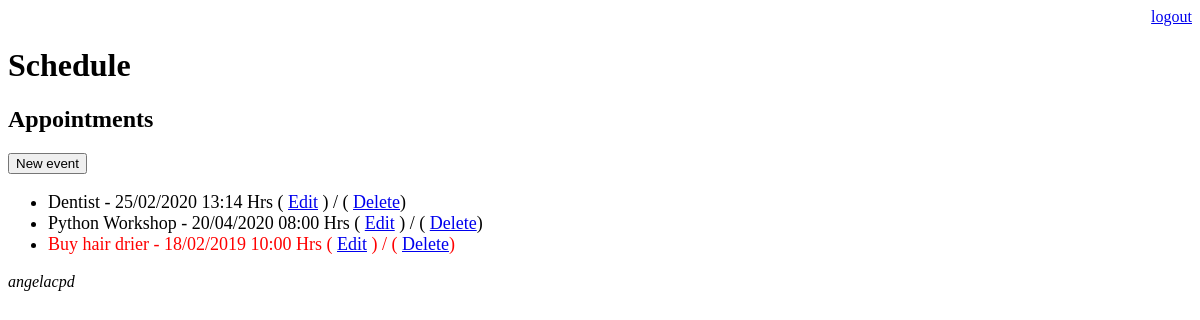
The page /schedule/ (signed in) on the database as committed earlier.
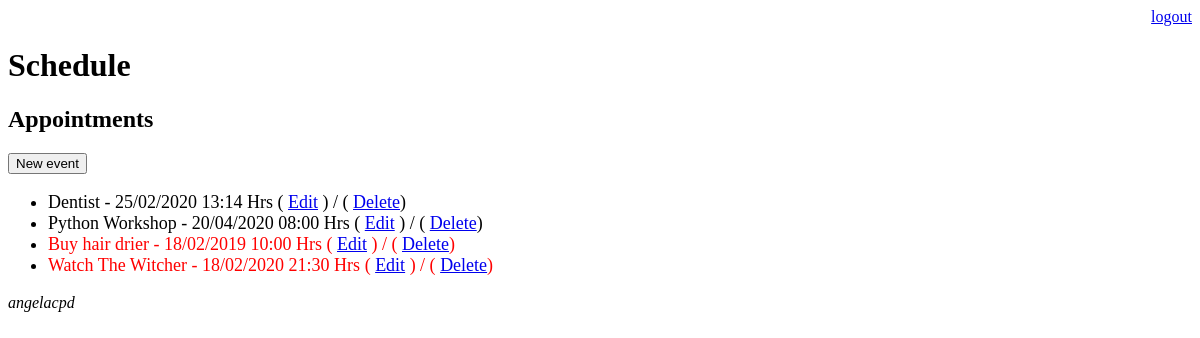
The same page on the database as committed later.
### core/models.py (models this page shows, shortened)
class Event(models.Model):
    title = models.CharField(max_length=100)
    description = models.TextField(blank=True, null=True)
    event_date = models.DateTimeField(verbose_name='Event Date')
    created_date = models.DateTimeField(auto_now=True)
    user = models.ForeignKey(User, on_delete=models.CASCADE)
    location = models.TextField(max_length=100, blank=True, default='')
    class Meta:
        db_table = 'event'
    def get_event_date(self):
        return self.event_date.strftime('%d/%m/%Y %H:%M Hrs')
    def get_event_late(self):
        if self.event_date < datetime.now():
            return True
        else:
            return False
    def get_coming_event(self):
        one_hour_interval = datetime.now() + timedelta(hours=1)
        if self.event_date < one_hour_interval:
            return True
        else:
            return False

### core/views.py (the view)
# urls.py: path('schedule/', views.event_list),
@login_required(login_url='/login/')
def event_list(request):
    user = request.user
    event = Event.objects.filter(user=user)
    data = {'events': event}
    return render(request, 'schedule.html', data)

### templates/schedule.html
{% extends "model-page.html" %}
{% block content %}
    <h2>Appointments</h2>
    <a href="event/">
        <button type="button">New event</button>
    </a>
    <ul style="font-size: 18px">
        {% for event in events %}
            <li>
                <div style={% if event.get_event_late %}
                    "color:red"
                    {% endif %}
                    {% if event.get_coming_event %}
                    "color:pink"
                    {% endif %}>
                    {{ event.title }} - {{ event.get_event_date}}
                    ( <a href="event/?id={{ event.id }}">Edit</a> ) /
                    ( <a href="event/delete/{{ event.id }}/">Delete</a>)
                </div>
            </li>
        {% endfor %}
    </ul>
{% endblock %}

Rows that differ between the two databases and show on the page:
added Event: title "Watch The Witcher", get_event_date "18/02/2020 21:30 Hrs"
